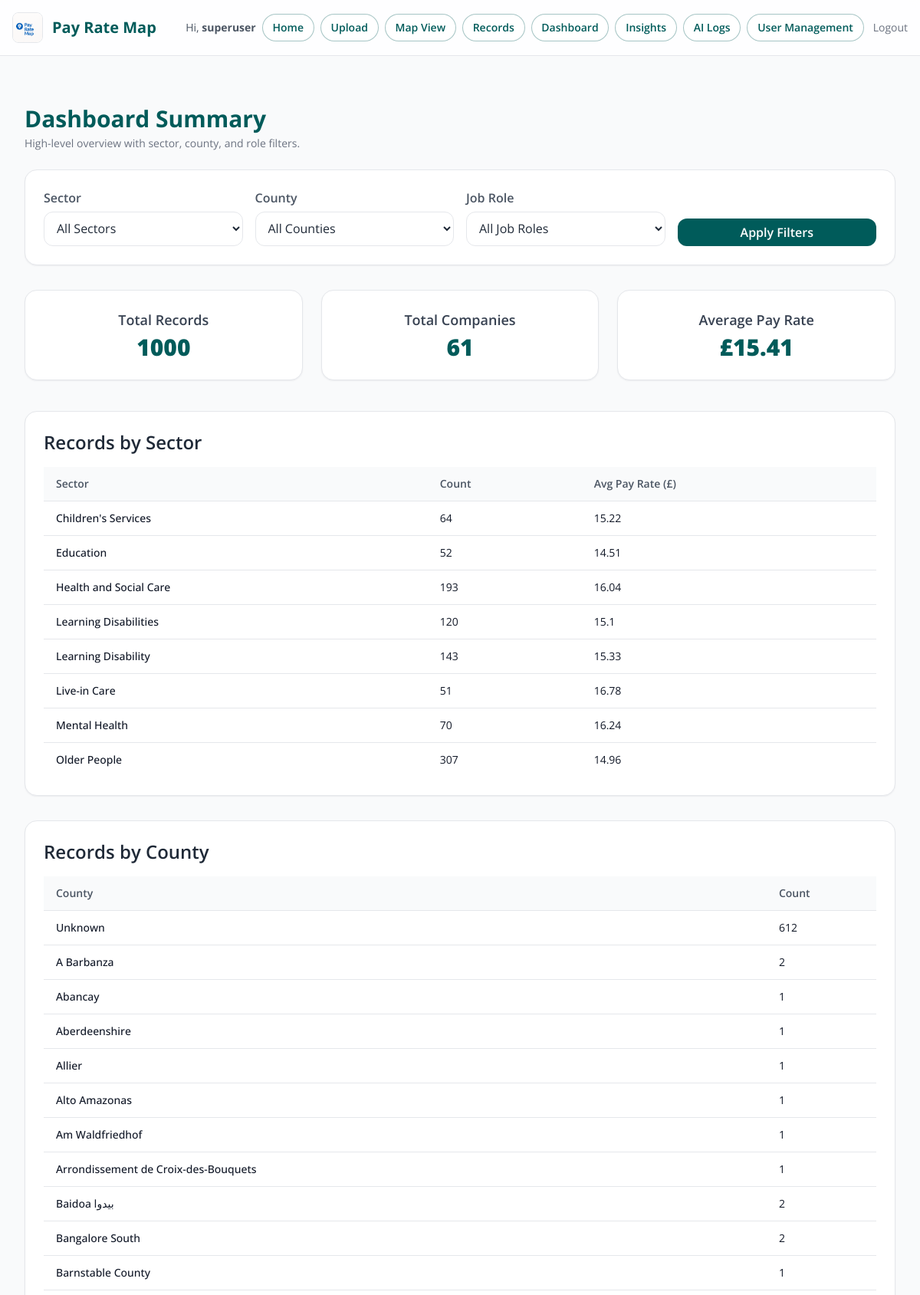
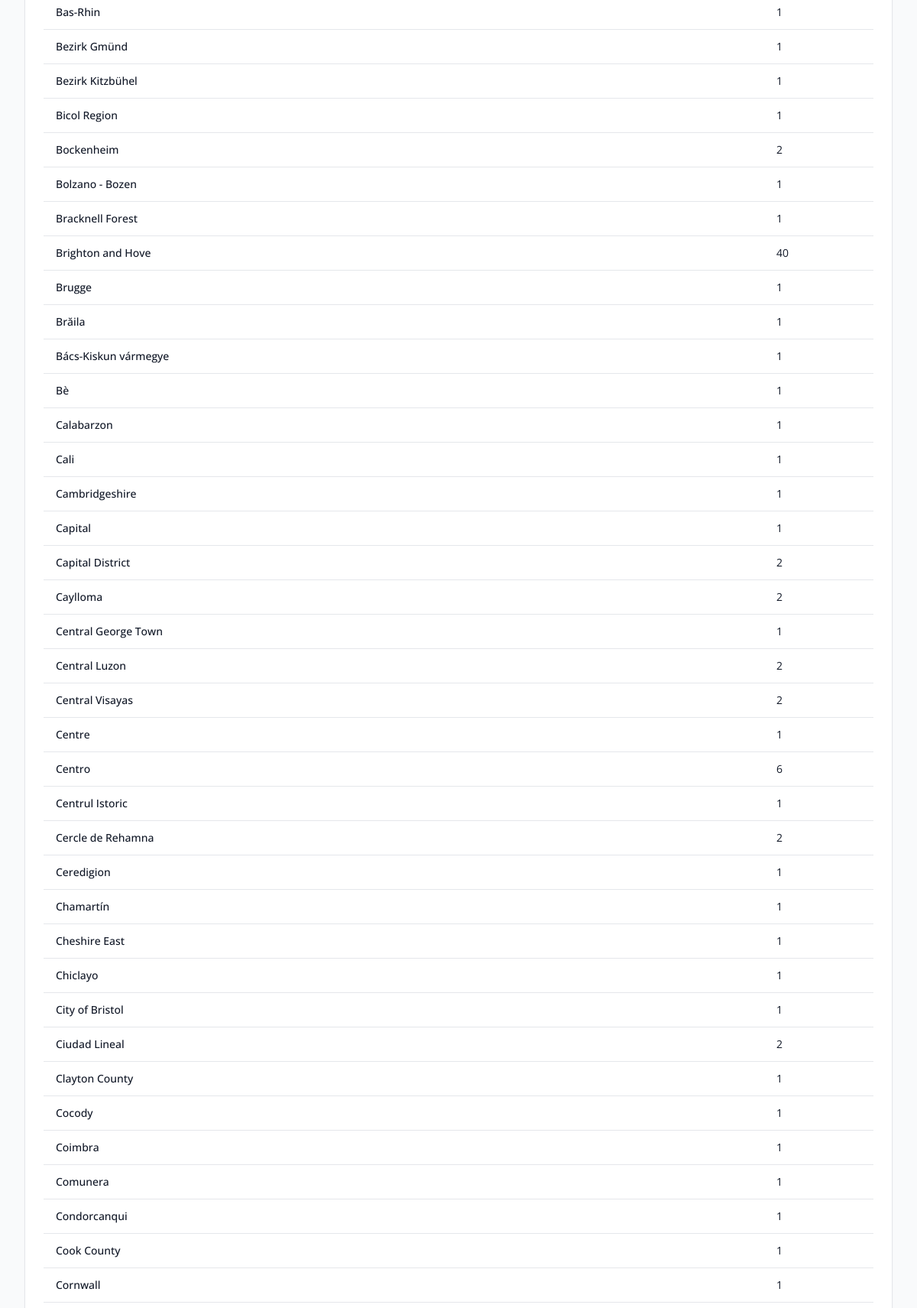
The app's page /dashboard (signed in, upper part) with its own data (2 pictures, top to bottom).
### models.py (models this page shows, shortened)
class User(UserMixin, db.Model):
    id = db.Column(db.Integer, primary_key=True)
    username = db.Column(db.String(150), unique=True, nullable=False)
    password = db.Column(db.String(200), nullable=False)
    admin_level = db.Column(db.Integer, default=0)  # 0=user, 1=admin, 2=superuser

class JobRecord(db.Model):
    __tablename__ = "job_record"
    id = db.Column(db.Integer, primary_key=True)
    company_id = db.Column(db.String(50), index=True)
    company_name = db.Column(db.String(100))
    sector = db.Column(db.String(50), index=True)
    job_role = db.Column(db.String(100), index=True)
    postcode = db.Column(db.String(20))
    county = db.Column(db.String(50), index=True)
    pay_rate = db.Column(db.Float)
    imported_month = db.Column(db.String(20), index=True)
    imported_year = db.Column(db.String(10), index=True)  # keep as string to match filters
    latitude = db.Column(db.Float)
    longitude = db.Column(db.Float)
    created_at = db.Column(db.DateTime, default=datetime.utcnow)
    logo_filename = db.Column(db.String(200))

### app.py (the view)
@app.route("/dashboard")
@login_required
def dashboard():
    selected_sector = request.args.get("sector")
    selected_county = request.args.get("county")
    selected_role = request.args.get("role")
    filters = []
    if selected_sector:
        filters.append(JobRecord.sector == selected_sector)
    if selected_county:
        filters.append(JobRecord.county == selected_county)
    if selected_role:
        filters.append(JobRecord.job_role == selected_role)
    base_q = JobRecord.query.filter(*filters)
    filtered_records = base_q.all()
    total_records = len(filtered_records)
    total_companies = len({r.company_id for r in filtered_records})
    pays = [r.pay_rate for r in filtered_records if r.pay_rate is not None]
    avg_pay = round(sum(pays) / len(pays), 2) if pays else 0
    by_sector = (
        db.session.query(JobRecord.sector, func.count(), func.avg(JobRecord.pay_rate))
        .filter(*filters)
        .group_by(JobRecord.sector)
        .all()
    )
    by_county = (
        db.session.query(JobRecord.county, func.count())
        .filter(*filters)
        .group_by(JobRecord.county)
        .all()
    )
    opts = get_filter_options()
    return render_template(
        "dashboard.html",
        total_records=total_records,
        total_companies=total_companies,
        avg_pay=avg_pay,
        by_sector=by_sector,
        by_county=by_county,
        available_sectors=opts["sectors"],
        available_counties=opts["counties"],
        available_roles=opts["roles"],
    )

### app.py (called while the page is built)
@login_manager.user_loader
def load_user(user_id: str):
    try:
        return db.session.get(User, int(user_id))
    except Exception:
        return None

def _ttl_cache(seconds: int = 120):
    def deco(fn):
        store = {"t": 0.0, "val": None}
        def wrapper(*a, **k):
            now = time.time()
            if now - store["t"] > seconds:
                store["val"] = fn(*a, **k)
                store["t"] = now
            return store["val"]
        return wrapper
    return deco

@app.context_processor
def inject_now():
    return {"current_year": datetime.now(timezone.utc).year}

### templates/dashboard.html (shortened to what this page needs)
{% extends "base.html" %}
{% block content %}
<div class="max-w-7xl mx-auto px-2 sm:px-4 py-6">
  <div class="mb-6">
    <h2 class="text-2xl sm:text-3xl font-bold" style="color: var(--brand);">Dashboard Summary</h2>
    <p class="text-sm text-gray-500 mt-1">High-level overview with sector, county, and role filters.</p>
  </div>
  <section class="card mb-8">
    <form method="GET" class="p-5 sm:p-6 grid grid-cols-1 sm:grid-cols-2 lg:grid-cols-4 gap-4">
      <div>
        <label for="sector" class="label">Sector</label>
        <select id="sector" name="sector" class="input">
          <option value="">All Sectors</option>
        </select>
      </div>
      <div>
        <label for="county" class="label">County</label>
        <select id="county" name="county" class="input">
          <option value="">All Counties</option>
        </select>
      </div>
      <div>
        <label for="job_role" class="label">Job Role</label>
        <select id="job_role" name="job_role" class="input">
          <option value="">All Job Roles</option>
        </select>
      </div>
      <div class="flex items-end">
        <button type="submit" class="btn btn-primary w-full">Apply Filters</button>
      </div>
    </form>
  </section>
  <section class="mb-10">
    <div class="grid grid-cols-1 sm:grid-cols-2 lg:grid-cols-3 gap-6">
      <div class="card p-6 text-center">
        <h3 class="text-base sm:text-lg font-semibold text-gray-700">Total Records</h3>
        <p class="text-2xl sm:text-3xl font-extrabold mt-1" style="color: var(--brand);">{{ total_records }}</p>
      </div>
      <div class="card p-6 text-center">
        <h3 class="text-base sm:text-lg font-semibold text-gray-700">Total Companies</h3>
        <p class="text-2xl sm:text-3xl font-extrabold mt-1" style="color: var(--brand);">{{ total_companies }}</p>
      </div>
      <div class="card p-6 text-center">
        <h3 class="text-base sm:text-lg font-semibold text-gray-700">Average Pay Rate</h3>
        <p class="text-2xl sm:text-3xl font-extrabold mt-1" style="color: var(--brand);">£{{ avg_pay | round(2) }}</p>
      </div>
    </div>
  </section>
  <section class="card mb-8">
    <div class="p-5 sm:p-6">
      <h3 class="text-xl sm:text-2xl font-semibold text-gray-800 mb-4">Records by Sector</h3>
      <div class="overflow-x-auto -mx-5 sm:mx-0">
        <table class="min-w-full text-sm">
          <thead class="text-left bg-gray-50">
            <tr class="text-gray-600">
              <th class="py-3 px-5 sm:px-4 font-semibold whitespace-nowrap">Sector</th>
              <th class="py-3 px-5 sm:px-4 font-semibold whitespace-nowrap">Count</th>
              <th class="py-3 px-5 sm:px-4 font-semibold whitespace-nowrap">Avg Pay Rate (£)</th>
            </tr>
          </thead>
          <tbody class="bg-white">
            {% for sector, count, avg in by_sector %}
            <tr class="border-t hover:bg-gray-50">
              <td class="py-3 px-5 sm:px-4 font-medium text-gray-900">{{ sector }}</td>
              <td class="py-3 px-5 sm:px-4">{{ count }}</td>
              <td class="py-3 px-5 sm:px-4">{{ avg | round(2) }}</td>
            </tr>
            {% endfor %}
          </tbody>
        </table>
      </div>
    </div>
  </section>
  <section class="card">
    <div class="p-5 sm:p-6">
      <h3 class="text-xl sm:text-2xl font-semibold text-gray-800 mb-4">Records by County</h3>
      <div class="overflow-x-auto -mx-5 sm:mx-0">
        <table class="min-w-full text-sm">
          <thead class="text-left bg-gray-50">
            <tr class="text-gray-600">
              <th class="py-3 px-5 sm:px-4 font-semibold whitespace-nowrap">County</th>
              <th class="py-3 px-5 sm:px-4 font-semibold whitespace-nowrap">Count</th>
            </tr>
          </thead>
          <tbody class="bg-white">
            {% for county, count in by_county %}
            <tr class="border-t hover:bg-gray-50">
              <td class="py-3 px-5 sm:px-4 font-medium text-gray-900">{{ county or "Unknown" }}</td>
              <td class="py-3 px-5 sm:px-4">{{ count }}</td>
            </tr>
            {% endfor %}
          </tbody>
        </table>
      </div>
    </div>
  </section>
</div>
{% endblock %}

### templates/base.html (shortened to what this page needs)
<!DOCTYPE html>
<html lang="en">
<head>
  <link rel="stylesheet" href="https://cdn.jsdelivr.net/npm/tailwindcss@2.2.19/dist/tailwind.min.css" />
</head>
<body class="bg-gray-50 text-gray-900 min-h-screen flex flex-col">
  <header class="app-header border-b">
    <div class="max-w-7xl mx-auto px-4 py-4 flex justify-between items-center">
      <div class="flex items-center space-x-3">
        <img src="{{ url_for('static', filename='logo.png') }}" alt="Pay Rate Map Logo" class="h-10 w-auto rounded-lg border border-gray-200">
        <div>
          <h1 class="text-lg sm:text-xl font-bold" style="color: var(--brand);">Pay Rate Map</h1>
        </div>
      </div>
      <nav class="flex items-center gap-2 text-sm">
        {% if current_user.is_authenticated %}
          <span class="text-gray-600 hidden md:inline">Hi, <strong>{{ current_user.username }}</strong></span>
          <a href="{{ url_for('home') }}" class="nav-chip">Home</a>
          <a href="{{ url_for('upload') }}" class="nav-chip">Upload</a>
          <a href="{{ url_for('map_sector_select') }}" class="nav-chip">Map View</a>
          <a href="{{ url_for('records') }}" class="nav-chip">Records</a>
          {% if current_user.admin_level in [1, 2] %}
            <a href="{{ url_for('dashboard') }}" class="nav-chip">Dashboard</a>
            <a href="{{ url_for('insights') }}" class="nav-chip">Insights</a>
            <a href="{{ url_for('ai_logs') }}" class="nav-chip">AI Logs</a>
          {% endif %}
          {% if current_user.admin_level == 1 %}
            <a href="{{ url_for('manage_users') }}" class="nav-chip">User Management</a>
          {% endif %}
          <a href="{{ url_for('logout') }}" class="text-gray-500 hover:underline ml-1">Logout</a>
        {% else %}
          <a href="{{ url_for('login') }}" class="btn btn-primary">Login</a>
        {% endif %}
      </nav>
    </div>
  </header>
  <main class="flex-grow max-w-7xl mx-auto px-4 py-6">
    {% block content %}{% endblock %}
  </main>
</body>
</html>

### templates/base.html (style rules this page uses)
:root { --brand: #005b5a; --brand-600: #0b6b6a; --ink: #1f2937; --ink-2: #4b5563; --muted: #f3f4f6; --card: #ffffff; --ring: rgba(0,91,90,0.3); --success-bg: #ecfdf5; --success-fg: #065f46; --info-bg: #eff6ff; --info-fg: #1e40af; --error-bg: #fef2f2; --error-fg: #991b1b; }
html, body { height: 100%; }
body { font-family: 'Open Sans', system-ui, -apple-system, Segoe UI, Roboto, Arial, sans-serif; }
.btn { display:inline-flex; align-items:center; justify-content:center; padding: 0.55rem 0.9rem; border-radius: 0.75rem; font-weight:600; line-height:1; transition: all .15s ease; border:1px solid transparent; }
.btn-primary { background: var(--brand); color:#fff; }
.card { background: var(--card); border-radius: 1rem; box-shadow: 0 1px 2px rgba(16,24,40,0.06); border: 1px solid #e5e7eb; }
.input { width: 100%; border:1px solid #e5e7eb; background:#fff; color:var(--ink); padding: .6rem .75rem; border-radius:.75rem; outline: none; transition: box-shadow .15s ease, border-color .15s ease; }
.label { display:block; font-weight:600; color: var(--ink-2); margin-bottom:.35rem; }
.nav-chip { display:inline-flex; align-items:center; height: 2.25rem; padding: 0 .8rem; border-radius: 9999px; font-weight:600; color: var(--brand); border:1px solid rgba(0,91,90,0.35); background:#fff; transition: all .15s ease; }
.app-header { position: sticky; top:0; z-index:40; background: #ffffffcc; backdrop-filter: saturate(180%) blur(6px); }

### records on screen
User: username "superuser"
JobRecord: county "Abancay", count "1"
JobRecord: county "Aberdeenshire", count "1"
JobRecord: county "Allier", count "1"
JobRecord: county "Alto Amazonas", count "1"
JobRecord: county "Am Waldfriedhof", count "1"
JobRecord: county "Arrondissement de Croix-des-Bouquets", count "1"
JobRecord: county "Barnstable County", count "1"
JobRecord: county "Bas-Rhin", count "1"
JobRecord: county "Bezirk Gmünd", count "1"
JobRecord: county "Bezirk Kitzbühel", count "1"
JobRecord: county "Bicol Region", count "1"
JobRecord: county "Bolzano - Bozen", count "1"
JobRecord: county "Bracknell Forest", count "1"
JobRecord: county "Brugge", count "1"
JobRecord: county "Brăila", count "1"
JobRecord: county "Bács-Kiskun vármegye", count "1"
JobRecord: county "Calabarzon", count "1"
JobRecord: county "Cali", count "1"
JobRecord: county "Cambridgeshire", count "1"
JobRecord: county "Capital", count "1"
JobRecord: county "Central George Town", count "1"
JobRecord: county "Centre", count "1"
JobRecord: county "Centrul Istoric", count "1"
JobRecord: county "Ceredigion", count "1"
JobRecord: county "Chamartín", count "1"
JobRecord: county "Cheshire East", count "1"
JobRecord: county "Chiclayo", count "1"
JobRecord: county "City of Bristol", count "1"
JobRecord: county "Clayton County", count "1"
JobRecord: county "Cocody", count "1"
JobRecord: county "Coimbra", count "1"
JobRecord: county "Comunera", count "1"
JobRecord: county "Condorcanqui", count "1"
JobRecord: county "Cook County", count "1"
JobRecord: county "Cornwall", count "1"

### other values on screen
{{ total_records }} "1000"
{{ total_companies }} "61"
{{ avg_pay | round(2) }} "15.41"
{{ sector }} "Children's Services" "Education" "Health and Social Care" "Learning Disabilities" "Learning Disability" "Live-in Care" "Mental Health" "Older People"
{{ count }} "64" "52" "193" "120" "143" "51" "70" "307"
{{ avg | round(2) }} "15.22" "14.51" "16.04" "15.1" "15.33" "16.78" "16.24" "14.96"
{{ county or "Unknown" }} "Unknown" "A Barbanza" "Baidoa بيدوا" "Bangalore South" "Bockenheim" "Brighton and Hove" "Bè" "Capital District" "Caylloma" "Central Luzon" "Central Visayas" "Centro" "Cercle de Rehamna" "Ciudad Lineal"
{{ count }} "612" "2" "2" "2" "2" "40" "1" "2" "2" "2" "2" "6" "2" "2"
